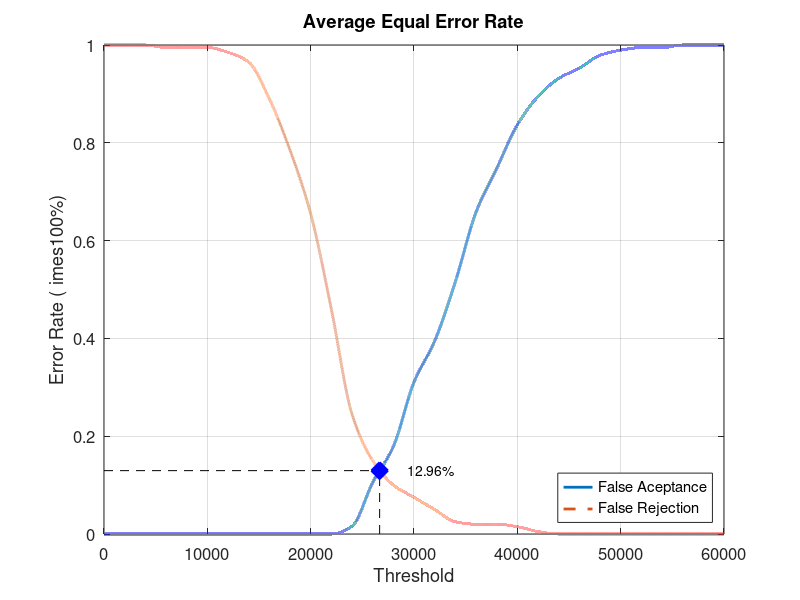
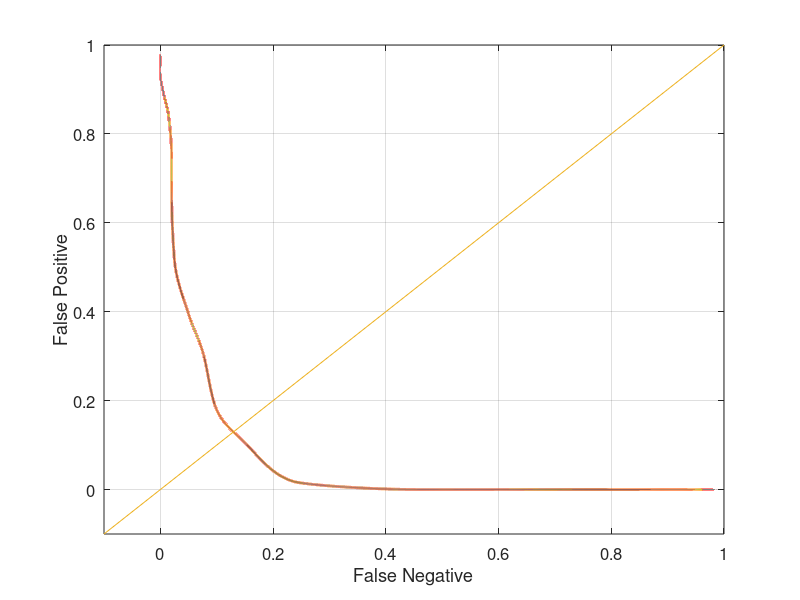

Write MATLAB code to recreate these figures, in order.
close all;
clear;
clc;
x = 0:2000:60000;
xq = 0:0.5:60000;

y0 = [0 0 0 0 0 0 0 0 0 0 0 0 0.0157895 0.105263 0.178947 0.310526 0.394737 0.515789 0.657895 0.747368 0.836842 0.894737 0.931579 0.952632 0.978947 0.989474 0.994737 0.994737 1 1 1]
yy0 = interp1(x, y0, xq, 'pchip');
y1 = [1 1 1 0.995 0.995 0.995 0.985 0.965 0.89 0.785 0.655 0.46 0.245 0.15 0.1 0.075 0.05 0.025 0.02 0.02 0.015 0.005 0 0 0 0 0 0 0 0 0]
yy1 = interp1(x, y1, xq, 'pchip');

% Calculating EER: 
y2 = abs(y0 - y1);
find(y2 == min(y2))
yy2 = abs(yy0 - yy1);
xEER = find(yy2 == min(yy2));
xEERIndex = xq(xEER) % X-axis EER
yEER = yy0(xEER) % Y-axis EER

main = figure
plot(xq, yy0,'-','LineWidth', 2);	hold on
plot(xq, yy1,'--','LineWidth', 2);	hold on
plot([xEERIndex xEERIndex], [0 yEER], 'k--');	hold on
plot([0 xEERIndex], [yEER yEER], 'k--');	hold on
plot(xEERIndex, yEER, 'bx', 'LineWidth', 10);	hold on
text(xEERIndex + 10 * xEERIndex / 100, yEER, [num2str(round((10000 * yEER)) / 100) '%'])
legend('False Aceptance', 'False Rejection', 'Location', 'SouthEast')
xlabel('Threshold')
ylabel('Error Rate (	imes100%)')
title('Average Equal Error Rate')
set(gca, 'FontSize', 12)
axis([0 60000 0 1])
grid on

print(main, 'Database1_4Main', '-dpng');
FNRxFPR = figure('Color', [1 1 1]);
plot(yy1, yy0, '-', yy1, yy0, 'LineWidth', 2);
hold on
y = -0.1:0.1:1
plot(y, y); 
set(gca, 'FontSize', 12)
xlabel('False Negative')
ylabel('False Positive')
axis([-0.1 1 -0.1 1])
set(gca, 'FontSize', 12)
grid on

print(FNRxFPR, 'Database1_4FNRxFPR','-dpng');
